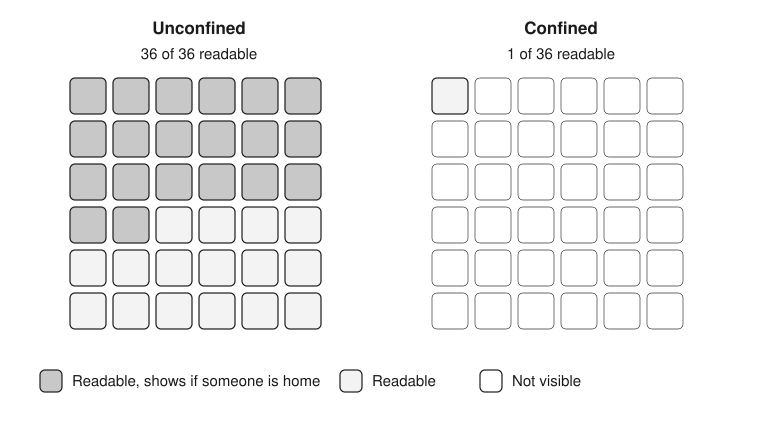

This chart was generated by the following Python code:
#!/usr/bin/env python3
"""Figure 12.1 — Device states one integration can read, unconfined and confined.

Writes fig_12_1_states.svg. Run:  python3 fig_12_1_states.py

One square per device of the test home. The counts are read from the second final rerun's
selftest_reads log, so the drawing cannot drift from the measurement.
"""

import re
from pathlib import Path

from svg9 import Canvas

HERE = Path(__file__).parent
LOG = (HERE.parent / "experiments/verify/results/final2_20261101/chunkA_step01/suites_1"
       / "selftest_reads.log")
OUT = HERE / "fig_12_1_states.svg"

log = LOG.read_text()
un_all, total, co_all, _ = map(int, re.search(
    r"entities present to it\s+(\d+)/(\d+)\s+(\d+)/(\d+)", log).groups())
un_pres, pres, co_pres, _ = map(int, re.search(
    r"of those, occupancy or presence\s+(\d+)/(\d+)\s+(\d+)/(\d+)", log).groups())
assert (un_all, total, co_all, un_pres, pres, co_pres) == (36, 36, 1, 20, 20, 0)

CELL, GAP, COLS = 36, 7, 6
c = Canvas(760, 430)


def panel(x0, title, sub, dark, mid):
    c.text(x0 + 129, 28, title, size=17, weight="bold")
    c.text(x0 + 129, 54, sub, size=15)
    for i in range(total):
        x = x0 + (i % COLS) * (CELL + GAP)
        y = 78 + (i // COLS) * (CELL + GAP)
        fill = "dark" if i < dark else "light" if i < dark + mid else "white"
        c.box(x, y, CELL, CELL, fill=fill, stroke=1.2 if i < dark + mid else 0.6)


panel(70, "Unconfined", f"{un_all} of {total} readable", un_pres, un_all - un_pres)
panel(432, "Confined", f"{co_all} of {total} readable", co_pres, co_all - co_pres)

for x, fill, label in ((40, "dark", "Readable, shows if someone is home"),
                       (340, "light", "Readable"), (480, "white", "Not visible")):
    c.box(x, 370, 22, 22, fill=fill, stroke=1.2)
    c.text(x + 32, 381, label, size=15, anchor="start")

c.save(OUT)
